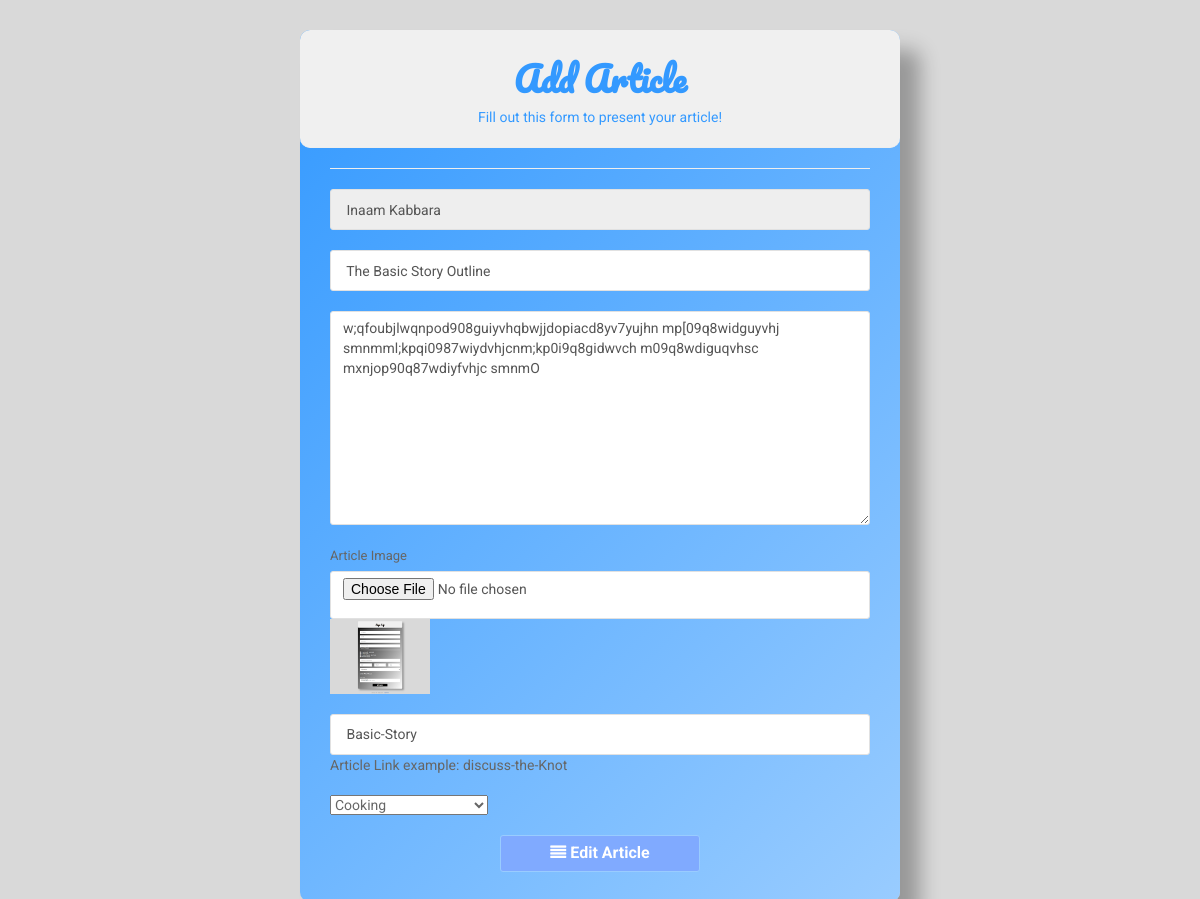
The page /articles/edit_article.php?art_id=6 on the database its author committed.
### tables this page shows
CREATE TABLE `user` (
  `u_id` int(255) NOT NULL,
  `u_name` text NOT NULL,
  `u_email` text NOT NULL,
  `u_username` text NOT NULL,
  `u_pass` text NOT NULL,
  `u_birthday` text NOT NULL,
  `u_location` text NOT NULL,
  `u_gender` text NOT NULL,
  `u_image` text NOT NULL
);

CREATE TABLE `articles` (
  `art_id` int(100) NOT NULL,
  `u_id` int(100) NOT NULL,
  `art_title` text NOT NULL,
  `art_text` longtext NOT NULL,
  `art_image` text NOT NULL,
  `art_time` timestamp NOT NULL DEFAULT CURRENT_TIMESTAMP ON UPDATE CURRENT_TIMESTAMP,
  `art_link` text NOT NULL,
  `cat_id` int(100) NOT NULL,
  `like_id` int(11) NOT NULL
);

### articles/edit_article.php (the view, shortened to what this page needs)
<?php
	include("../includes/db.php");
	include("../functions/functions.php");
?>
<?php
	if(isset($_GET['art_id'])){
		$art_id = $_GET['art_id'];
		$get_art = "select * from articles where art_id='$art_id'";
		$run_art = mysqli_query($con,$get_art);
		$row_articles = mysqli_fetch_array($run_art);
		$art_title = $row_articles['art_title'];
		$art_text = $row_articles['art_text'];
		$u_id = $row_articles['u_id'];
		$art_image = $row_articles['art_image'];
		$art_link = $row_articles['art_link'];
		$get_admin = "select * from user where u_id='$u_id'";
		$run_admin = mysqli_query($db,$get_admin);
		$row_admin = mysqli_fetch_array($run_admin);
		$u_name = $row_admin['u_name'];
?>
<!DOCTYPE html>
<html>
	<head>
		<link href="../font-awesome/css/font-awesome.min.css" rel="stylesheet">
		<link rel="stylesheet" href="https://maxcdn.bootstrapcdn.com/bootstrap/3.3.7/css/bootstrap.min.css">
		<link href="../style.css" rel="stylesheet">
	</head>
	<body class="signup">
		<div  class="signup-form">
			<form action="" method="post" enctype="multipart/form-data" >
				<div class="form-header">
					<h2>Add Article</h2>
					<p>Fill out this form to present your article!</p>
				</div>
				<hr>
				<div class="form-group">
					<input type="text" class="form-control" name="u_id" required="required" value=" <?php echo $u_name?>" readonly>
				</div>
				<div class="form-group">
					<input type="text" class="form-control" name="art_title" placeholder="Article Title" value=" <?php echo $art_title?>" required="required">
				</div>
				<div class="form-group">
					<textarea type="text" class="form-control" name="art_text" placeholder="Article Text" rows="10" required="required"><?php echo $art_text?></textarea>
				</div>
				<div class="form-group">
					<label> Article Image </label>
					<input type="file" class="form-control" name="art_image" style="padding-bottom: 40px;" required></input>
					<img src="article_images/<?php echo $art_image; ?>" width="100" height="100" class="img-responsive" >
				</div>
				<div class="form-group">
					<input type="text" class="form-control" name="art_link" placeholder="Article Link" value=" <?php echo $art_link?>" required="required">
					<p>Article Link example: discuss-the-Knot</p>
				</div>
				<div>
					<select class="form-group" name="cat">
					<?php
						$get_cat = "select * from categories order by cat_title ASC";
						$run_cat = mysqli_query($con, $get_cat);
						while ($row_cat = mysqli_fetch_array($run_cat)){
							$cat_id = $row_cat['cat_id'];
							$cat_title = $row_cat['cat_title'];
							echo " <option value='$cat_id'> $cat_title </option>";
						}
					?>
					</select>
				</div>
				<div class="text-center">
					<button type="submit" name="update" class="btn btn-primary">
						<i class="fa fa-align-justify"></i> Edit Article
					</button>
				</div>
			</form>
		</div>
	</body>
</html>
<?php
	}
?>

### style.css (style rules this page uses)
.signup { color: #999; font-family: 'Roboto', sans-serif; background: #d9d9d9; }
.form-control { min-height: 41px; box-shadow: none; border-color: #e1e1e1; }
.form-control, .btn { border-radius: 3px; }
.form-header { margin: -30px -30px 20px; padding: 30px 30px 10px; text-align: center; background: #f0f0f0; border-bottom: 1px solid #eee; color: #3399ff; border-radius: 10px; }
.form-header h2 { font-size: 34px; font-weight: bold; margin: 0 0 10px; font-family: 'Pacifico', sans-serif; }
.signup-form { width: 600px; margin: 0 auto; padding: 30px 0; }
.signup-form form { color: #666666; border-radius: 10px; margin-bottom: 15px; background-image: linear-gradient(to bottom right,#3399ff, #99ccff); background-image: -webkit-linear-gradient(-45deg,#3399ff, #99ccff); box-shadow: 20px 20px 20px rgba(0, 0, 0, 0.3); padding: 30px; }
.signup-form .form-group { margin-bottom: 20px; }
.signup-form label { font-weight: normal; font-size: 13px; }
.signup-form .btn { font-size: 16px; font-weight: bold; background: #80aaff; border: 1px solid #99ccff; min-width: 200px; }

### rows shown on the page
user: u_id "Inaam Kabbara"
articles: art_title "The Basic Story Outline", art_text "w;qfoubjlwqnpod908guiyvhqbwjjdopiacd8yv7yujhn mp[09q8widguyvhj smnmml;kpqi0987wiydvhjcnm;kp0i9q8gidwvch m09q8wdiguqvhsc mxnjop90q87wdiyfvhjc smnmO", art_image (picture), art_link "Basic-Story"

### other values the page prints
form field cat "Cooking"
